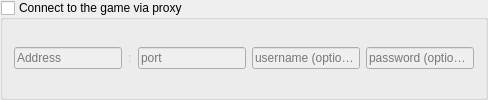
        <widget class="QGroupBox" name="groupBox_proxy">
         <property name="title">
          <string>Connect to the game via proxy</string>
         </property>
         <property name="checkable">
          <bool>true</bool>
         </property>
         <property name="checked">
          <bool>false</bool>
         </property>
         <layout class="QGridLayout" name="gridLayout_groupBox_proxy">
          <item row="0" column="0">
           <widget class="QLineEdit" name="lineEdit_proxyAddress">
            <property name="text">
             <string/>
            </property>
            <property name="placeholderText">
             <string>Address</string>
            </property>
            <property name="clearButtonEnabled">
             <bool>true</bool>
            </property>
           </widget>
          </item>
          <item row="0" column="1">
           <widget class="QLabel" name="label_5">
            <property name="text">
             <string notr="true">:</string>
            </property>
           </widget>
          </item>
          <item row="0" column="2">
           <widget class="QLineEdit" name="lineEdit_proxyPort">
            <property name="inputMask">
             <string notr="true">00009</string>
            </property>
            <property name="placeholderText">
             <string>port</string>
            </property>
            <property name="clearButtonEnabled">
             <bool>true</bool>
            </property>
           </widget>
          </item>
          <item row="0" column="3">
           <widget class="QLineEdit" name="lineEdit_proxyUsername">
            <property name="toolTip">
             <string>Username for logging into the proxy if requred</string>
            </property>
            <property name="text">
             <string/>
            </property>
            <property name="placeholderText">
             <string>username (optional)</string>
            </property>
            <property name="clearButtonEnabled">
             <bool>true</bool>
            </property>
           </widget>
          </item>
          <item row="0" column="4">
           <widget class="QLineEdit" name="lineEdit_proxyPassword">
            <property name="toolTip">
             <string>Password for logging into the proxy if requred</string>
            </property>
            <property name="echoMode">
             <enum>QLineEdit::Password</enum>
            </property>
            <property name="placeholderText">
             <string>password (optional)</string>
            </property>
           </widget>
          </item>
         </layout>
        </widget>
